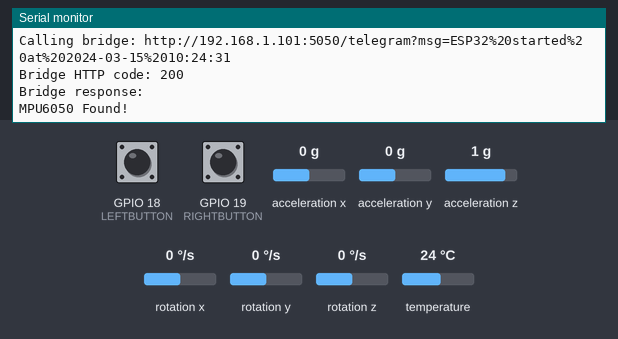
This sketch was run on a simulated ESP32. On the bench: the last lines printed to the serial monitor. Inputs (shaded band) come from the test bench; at power-on: GPIO 18 (LEFTBUTTON) HIGH, GPIO 19 (RIGHTBUTTON) HIGH, rotation x 0 °/s, rotation z 0 °/s, acceleration x 0 g, acceleration y 0 g, acceleration z 1 g, rotation y 0 °/s, temperature 24 °C. WiFi joins after 1.5 s; servers stay silent unless stated; uploads are accepted with an empty reply; the local clock reads 2024-03-15 10:24:30 at power-on unless the sketch sets it; USB keyboard and mouse output is not drawn.

Above: at 3.9 s.
4.0 s: GPIO 18 (LEFTBUTTON) pulled LOW for 3.2 s
At 6.9 s:
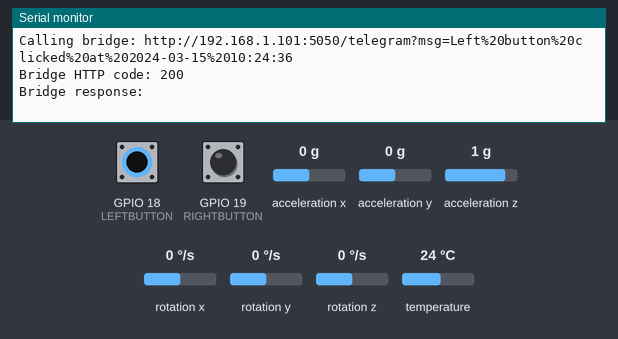
8.7 s: GPIO 19 (RIGHTBUTTON) pulled LOW for 0.15 s
At 8.89 s:
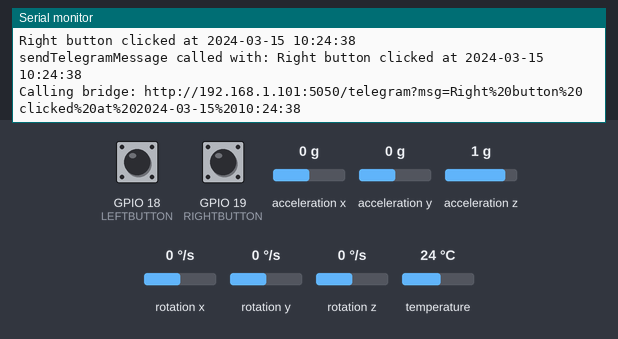
10.3 s: rotation x set to -192 °/s
At 11.4 s:
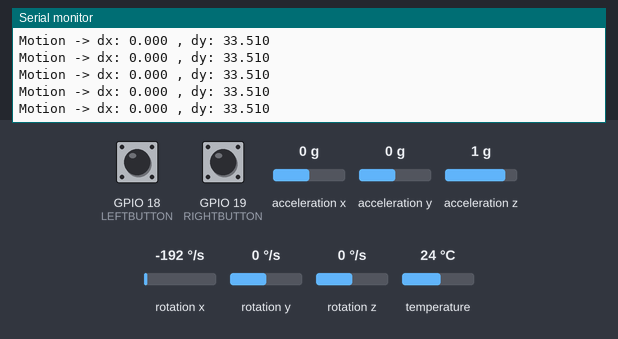
11.8 s: rotation z set to -192 °/s
At 12.7 s:
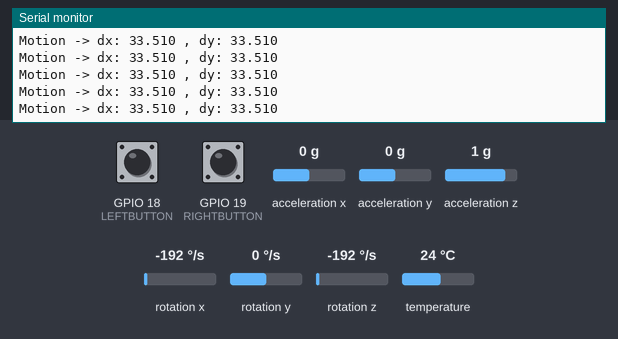
13.3 s: GPIO 18 (LEFTBUTTON) pulled LOW for 0.15 s
At 13.51 s:
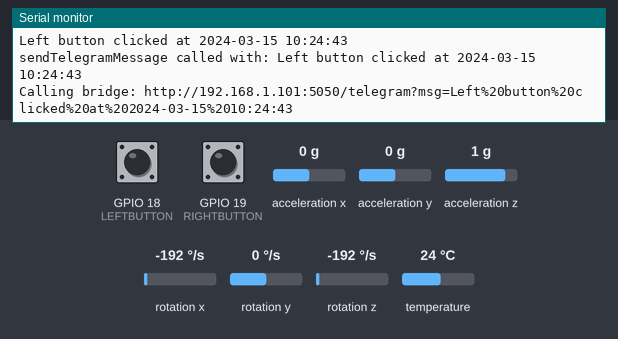
14.9 s: GPIO 19 (RIGHTBUTTON) pulled LOW for 1 s
At 15.6 s:
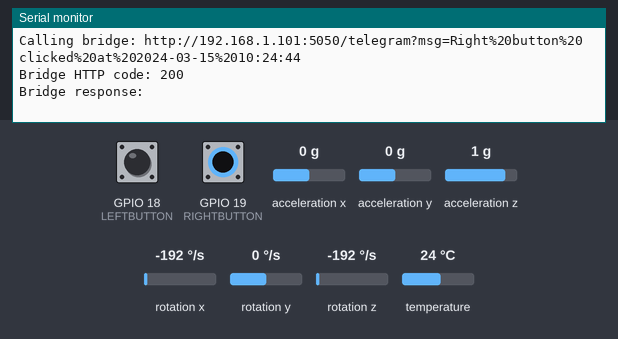

The sketch:

47_ESP32_AirMouse.ino
```cpp
/* -------------------------------------------------
IMPORTANT!
This code works only till ESP32 core (boards) version 3.2.0.
Downgrade if you have compilation errors.

Original project:
Arduino project by Tech Talkies YouTube Channel.
https://www.youtube.com/@techtalkies1
-------------------------------------------------*/
#include <WiFi.h>
#include <HTTPClient.h>
#include <time.h>               // for current time

#include <BleMouse.h>
#include <Adafruit_MPU6050.h>

#define LEFTBUTTON 18
#define RIGHTBUTTON 19
#define SPEED 10

// ====== WIFI CONFIG ======
const char* WIFI_SSID     = "Loulay-1";
const char* WIFI_PASSWORD = "lLbVyEjLbH@!998";

// ====== INFLUXDB CONFIG ======
const char* INFLUX_HOST   = "192.168.0.108";  // update if needed
const int   INFLUX_PORT   = 8086;
const char* INFLUX_DB     = "air_mouse";

// ====== TELEGRAM VIA LOCAL BRIDGE (Python on Mac) ======
// ESP32 calls your Mac bridge at: http://<MAC_IP>:5050/telegram?msg=...
const char* BRIDGE_HOST   = "192.168.1.101";  // 👈 your Mac's IP
const int   BRIDGE_PORT   = 5050;            // 👈 same as in telegram_bridge.py

// Timezone for Cambodia (UTC+7)
const long GMT_OFFSET_SEC      = 7 * 3600;
const int  DAYLIGHT_OFFSET_SEC = 0;

Adafruit_MPU6050 mpu;
BleMouse bleMouse;

bool sleepMPU = true;
long mpuDelayMillis;

// ========== INFLUXDB SEND ==========
void sendToInflux(const String& lineProtocol) {
  if (WiFi.status() != WL_CONNECTED) {
    Serial.println("WiFi not connected, skip Influx write");
    return;
  }

  HTTPClient http;
  String url = String("http://") + INFLUX_HOST + ":" + String(INFLUX_PORT) +
               "/write?db=" + INFLUX_DB;

  Serial.print("POST to URL: ");
  Serial.println(url);
  Serial.print("Data: ");
  Serial.println(lineProtocol);

  http.begin(url);
  http.addHeader("Content-Type", "text/plain");

  int httpCode = http.POST(lineProtocol);
  Serial.print("HTTP status: ");
  Serial.println(httpCode);   // 204 = success in InfluxDB v1

  if (httpCode <= 0) {
    Serial.print("HTTP error: ");
    Serial.println(http.errorToString(httpCode));
  } else {
    String payload = http.getString();
    Serial.print("Response: ");
    Serial.println(payload);
  }

  http.end();
}

// ========== SIMPLE URL ENCODE (spaces -> %20) ==========
String simpleUrlEncode(const String &text) {
  String encoded = "";
  for (size_t i = 0; i < text.length(); i++) {
    char c = text[i];
    if (c == ' ') {
      encoded += "%20";
    } else {
      encoded += c;
    }
  }
  return encoded;
}

// ========== GET CURRENT TIME AS STRING ==========
String getFormattedTime() {
  struct tm timeinfo;
  if (!getLocalTime(&timeinfo)) {
    Serial.println("⚠️ Failed to obtain time");
    return "time unknown";
  }

  char buffer[25];
  // Format: YYYY-MM-DD HH:MM:SS
  strftime(buffer, sizeof(buffer), "%Y-%m-%d %H:%M:%S", &timeinfo);
  return String(buffer);
}

// ========== TELEGRAM SEND THROUGH LOCAL BRIDGE ==========
void sendTelegramMessage(const String &message) {
  Serial.print("sendTelegramMessage called with: ");
  Serial.println(message);

  if (WiFi.status() != WL_CONNECTED) {
    Serial.println("❌ WiFi not connected, skip bridge call");
    return;
  }

  HTTPClient http;

  String encoded = simpleUrlEncode(message);

  // http://<MAC_IP>:<PORT>/telegram?msg=....
  String url = String("http://") + BRIDGE_HOST + ":" + String(BRIDGE_PORT) +
               "/telegram?msg=" + encoded;

  Serial.print("Calling bridge: ");
  Serial.println(url);

  http.begin(url);
  int httpCode = http.GET();

  Serial.print("Bridge HTTP code: ");
  Serial.println(httpCode);

  if (httpCode > 0) {
    String payload = http.getString();
    Serial.print("Bridge response: ");
    Serial.println(payload);
  } else {
    Serial.print("Bridge GET failed: ");
    Serial.println(http.errorToString(httpCode));
  }

  http.end();
}

// ========== WIFI RECONNECT HELPER ==========
void ensureWiFiConnected() {
  if (WiFi.status() == WL_CONNECTED) {
    return; // already connected
  }

  Serial.println("⚠️ WiFi lost, trying to reconnect...");

  WiFi.disconnect();
  WiFi.begin(WIFI_SSID, WIFI_PASSWORD);

  unsigned long start = millis();
  const unsigned long timeout = 8000; // 8 seconds

  while (WiFi.status() != WL_CONNECTED && millis() - start < timeout) {
    delay(500);
    Serial.print(".");
  }
  Serial.println();

  if (WiFi.status() == WL_CONNECTED) {
    Serial.println("✅ WiFi reconnected");
  } else {
    Serial.println("❌ WiFi reconnection failed");
  }
}

// ========== SETUP ==========
void setup() {
  Serial.begin(115200);

  pinMode(LEFTBUTTON, INPUT_PULLUP);
  pinMode(RIGHTBUTTON, INPUT_PULLUP);

  // ✅ Start BLE mouse ASAP so you can pair it
  bleMouse.begin();

  // ====== WIFI CONNECT ======
  WiFi.mode(WIFI_STA);  // station mode
  WiFi.begin(WIFI_SSID, WIFI_PASSWORD);
  Serial.print("Connecting to WiFi");

  unsigned long startAttemptTime = millis();
  const unsigned long wifiTimeout = 15000; // 15 seconds timeout

  while (WiFi.status() != WL_CONNECTED &&
         millis() - startAttemptTime < wifiTimeout) {
    delay(500);
    Serial.print(".");
  }
  Serial.println();

  if (WiFi.status() == WL_CONNECTED) {
    Serial.println("WiFi connected!");
    Serial.print("ESP32 IP: ");
    Serial.println(WiFi.localIP());

    // ====== NTP TIME SYNC ======
    configTime(GMT_OFFSET_SEC, DAYLIGHT_OFFSET_SEC,
               "pool.ntp.org", "time.nist.gov");
    Serial.print("Syncing time");

    struct tm timeinfo;
    unsigned long tStart = millis();
    while (!getLocalTime(&timeinfo) &&
           millis() - tStart < 10000) { // 10s timeout
      delay(500);
      Serial.print(".");
    }
    Serial.println();

    if (getLocalTime(&timeinfo)) {
      Serial.print("Time synced: ");
      Serial.println(getFormattedTime());
    } else {
      Serial.println("⚠️ Time sync failed");
    }

    // 🔹 startup message
    sendTelegramMessage("ESP32 started at " + getFormattedTime());
  } else {
    Serial.println("❌ WiFi NOT connected (timeout)");
  }

  // ====== MPU6050 INIT ======
  delay(1000);
  if (!mpu.begin()) {
    Serial.println("❌ Failed to find MPU6050 chip");
    while (1) {
      delay(10); // stop everything if MPU is missing
    }
  }
  Serial.println("MPU6050 Found!");

  // Sleep MPU until Bluetooth connects
  mpu.enableSleep(sleepMPU);
}

// ========== LOOP ==========
void loop() {
  ensureWiFiConnected();

  bool connected = bleMouse.isConnected();

  // ====== MOTION (only when BLE is connected) ======
  if (connected) {
    // Wake MPU once when Bluetooth connects
    if (sleepMPU) {
      delay(3000);
      Serial.println("MPU6050 awakened!");
      sleepMPU = false;
      mpu.enableSleep(sleepMPU);
      delay(500);
    }

    sensors_event_t a, g, temp;
    mpu.getEvent(&a, &g, &temp);

    // Calculate mouse movement
    float dx = g.gyro.z * -SPEED;
    float dy = g.gyro.x * -SPEED;

    // Move mouse
    bleMouse.move((int8_t)dx, (int8_t)dy);

    // Print motion to Serial
    Serial.print("Motion -> dx: ");
    Serial.print(dx, 3);
    Serial.print(" , dy: ");
    Serial.println(dy, 3);

    // 🔹 Optional: log motion to InfluxDB
    String motionLine = "motion,device=esp32 dx=" + String(dx, 3) +
                        ",dy=" + String(dy, 3);
    // sendToInflux(motionLine);
  }

  // ====== BUTTON HANDLING (ALWAYS RUNS) ======
  int rightState = digitalRead(RIGHTBUTTON); // LOW when pressed
  int leftState  = digitalRead(LEFTBUTTON);

  // Right button
  if (rightState == LOW) {
    Serial.println("Right button PRESSED");

    if (connected) {
      Serial.println("Sending BLE right click");
      bleMouse.click(MOUSE_RIGHT);
    }

    String msg = "Right button clicked at " + getFormattedTime();
    Serial.println(msg);
    sendTelegramMessage(msg);
    // sendToInflux("click,button=right value=1");

    delay(500); // debounce
  }

  // Left button
  if (leftState == LOW) {
    Serial.println("Left button PRESSED");

    if (connected) {
      Serial.println("Sending BLE left click");
      bleMouse.click(MOUSE_LEFT);
    }

    String msg = "Left button clicked at " + getFormattedTime();
    Serial.println(msg);
    sendTelegramMessage(msg);
    // sendToInflux("click,button=left value=1");

    delay(500); // debounce
  }

  delay(50);  // small pacing delay
}
```

Measured:
- after the input at 4.0 s, the serial monitor: prints a new line after 2.2 s (image 1)
- after the input at 8.7 s, the serial monitor: prints a new line at once (image 2)
- after the input at 10.3 s, the serial monitor: prints a new line at once (image 3)
- after the input at 11.8 s, the serial monitor: prints a new line at once (image 4)
- after the input at 13.3 s, the serial monitor: prints a new line at once (image 5)
- after the input at 14.9 s, the serial monitor: prints a new line after 0.05 s (image 6)
